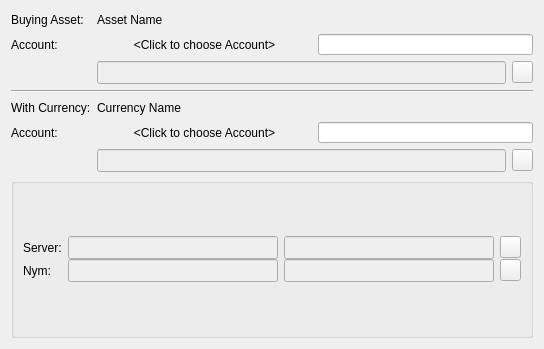
<?xml version="1.0" encoding="UTF-8"?>
<ui version="4.0">
 <class>PageOffer_Accounts</class>
 <widget class="QWizardPage" name="PageOffer_Accounts">
  <property name="geometry">
   <rect>
    <x>0</x>
    <y>0</y>
    <width>544</width>
    <height>349</height>
   </rect>
  </property>
  <property name="minimumSize">
   <size>
    <width>0</width>
    <height>0</height>
   </size>
  </property>
  <property name="maximumSize">
   <size>
    <width>16777215</width>
    <height>353</height>
   </size>
  </property>
  <property name="windowTitle">
   <string>WizardPage</string>
  </property>
  <layout class="QVBoxLayout" name="verticalLayout_2">
   <item>
    <layout class="QGridLayout" name="gridLayout">
     <item row="0" column="0">
      <widget class="QLabel" name="labelAsset">
       <property name="text">
        <string>Buying Asset:</string>
       </property>
      </widget>
     </item>
     <item row="0" column="1" colspan="2">
      <widget class="QLabel" name="labelAssetName">
       <property name="text">
        <string>Asset Name</string>
       </property>
      </widget>
     </item>
     <item row="1" column="0">
      <widget class="QLabel" name="label_2">
       <property name="text">
        <string>Account:</string>
       </property>
      </widget>
     </item>
     <item row="1" column="1">
      <widget class="QPushButton" name="pushButtonSelectAssetAcct">
       <property name="sizePolicy">
        <sizepolicy hsizetype="Expanding" vsizetype="Fixed">
         <horstretch>0</horstretch>
         <verstretch>0</verstretch>
        </sizepolicy>
       </property>
       <property name="maximumSize">
        <size>
         <width>16777215</width>
         <height>21</height>
        </size>
       </property>
       <property name="text">
        <string>&lt;Click to choose Account&gt;</string>
       </property>
       <property name="flat">
        <bool>true</bool>
       </property>
      </widget>
     </item>
     <item row="1" column="2">
      <widget class="QLineEdit" name="lineEditAssetAcctBalance">
       <property name="enabled">
        <bool>true</bool>
       </property>
       <property name="minimumSize">
        <size>
         <width>30</width>
         <height>0</height>
        </size>
       </property>
       <property name="maximumSize">
        <size>
         <width>16777215</width>
         <height>21</height>
        </size>
       </property>
       <property name="readOnly">
        <bool>true</bool>
       </property>
      </widget>
     </item>
     <item row="2" column="1" colspan="2">
      <layout class="QHBoxLayout" name="horizontalLayout_2">
       <item>
        <widget class="QLineEdit" name="lineEditAssetAcctID">
         <property name="enabled">
          <bool>false</bool>
         </property>
         <property name="minimumSize">
          <size>
           <width>0</width>
           <height>23</height>
          </size>
         </property>
         <property name="maximumSize">
          <size>
           <width>16777215</width>
           <height>23</height>
          </size>
         </property>
         <property name="readOnly">
          <bool>true</bool>
         </property>
        </widget>
       </item>
       <item>
        <widget class="QPushButton" name="pushButtonManageAssetAcct">
         <property name="sizePolicy">
          <sizepolicy hsizetype="Fixed" vsizetype="Fixed">
           <horstretch>0</horstretch>
           <verstretch>0</verstretch>
          </sizepolicy>
         </property>
         <property name="maximumSize">
          <size>
           <width>21</width>
           <height>22</height>
          </size>
         </property>
         <property name="text">
          <string/>
         </property>
         <property name="icon">
          <iconset resource="../resource.qrc">
           <normaloff>:/icons/icons/assets.png</normaloff>:/icons/icons/assets.png</iconset>
         </property>
        </widget>
       </item>
      </layout>
     </item>
     <item row="3" column="0" colspan="3">
      <widget class="Line" name="line">
       <property name="orientation">
        <enum>Qt::Horizontal</enum>
       </property>
      </widget>
     </item>
     <item row="4" column="0">
      <widget class="QLabel" name="labelCurrency">
       <property name="text">
        <string>With Currency:</string>
       </property>
      </widget>
     </item>
     <item row="4" column="1" colspan="2">
      <widget class="QLabel" name="labelCurrencyName">
       <property name="text">
        <string>Currency Name</string>
       </property>
      </widget>
     </item>
     <item row="5" column="0">
      <widget class="QLabel" name="label_4">
       <property name="text">
        <string>Account:</string>
       </property>
      </widget>
     </item>
     <item row="5" column="1">
      <widget class="QPushButton" name="pushButtonSelectCurrencyAcct">
       <property name="sizePolicy">
        <sizepolicy hsizetype="Expanding" vsizetype="Fixed">
         <horstretch>0</horstretch>
         <verstretch>0</verstretch>
        </sizepolicy>
       </property>
       <property name="maximumSize">
        <size>
         <width>16777215</width>
         <height>21</height>
        </size>
       </property>
       <property name="text">
        <string>&lt;Click to choose Account&gt;</string>
       </property>
       <property name="flat">
        <bool>true</bool>
       </property>
      </widget>
     </item>
     <item row="5" column="2">
      <widget class="QLineEdit" name="lineEditCurrencyAcctBalance">
       <property name="enabled">
        <bool>true</bool>
       </property>
       <property name="maximumSize">
        <size>
         <width>16777215</width>
         <height>21</height>
        </size>
       </property>
       <property name="readOnly">
        <bool>true</bool>
       </property>
      </widget>
     </item>
     <item row="6" column="1" colspan="2">
      <layout class="QHBoxLayout" name="horizontalLayout">
       <item>
        <widget class="QLineEdit" name="lineEditCurrencyAcctID">
         <property name="enabled">
          <bool>false</bool>
         </property>
         <property name="minimumSize">
          <size>
           <width>0</width>
           <height>23</height>
          </size>
         </property>
         <property name="maximumSize">
          <size>
           <width>16777215</width>
           <height>23</height>
          </size>
         </property>
         <property name="readOnly">
          <bool>true</bool>
         </property>
        </widget>
       </item>
       <item>
        <widget class="QPushButton" name="pushButtonManageCurrencyAcct">
         <property name="sizePolicy">
          <sizepolicy hsizetype="Fixed" vsizetype="Fixed">
           <horstretch>0</horstretch>
           <verstretch>0</verstretch>
          </sizepolicy>
         </property>
         <property name="maximumSize">
          <size>
           <width>21</width>
           <height>22</height>
          </size>
         </property>
         <property name="text">
          <string/>
         </property>
         <property name="icon">
          <iconset resource="../resource.qrc">
           <normaloff>:/icons/icons/assets.png</normaloff>:/icons/icons/assets.png</iconset>
         </property>
        </widget>
       </item>
      </layout>
     </item>
    </layout>
   </item>
   <item>
    <widget class="QGroupBox" name="groupBox">
     <property name="minimumSize">
      <size>
       <width>0</width>
       <height>111</height>
      </size>
     </property>
     <property name="title">
      <string/>
     </property>
     <layout class="QVBoxLayout" name="verticalLayout">
      <item>
       <layout class="QGridLayout" name="gridLayout_2">
        <property name="verticalSpacing">
         <number>0</number>
        </property>
        <item row="0" column="0">
         <widget class="QLabel" name="label">
          <property name="sizePolicy">
           <sizepolicy hsizetype="Fixed" vsizetype="Preferred">
            <horstretch>0</horstretch>
            <verstretch>0</verstretch>
           </sizepolicy>
          </property>
          <property name="text">
           <string>Server:</string>
          </property>
         </widget>
        </item>
        <item row="0" column="1">
         <widget class="QLineEdit" name="lineEditServerName">
          <property name="enabled">
           <bool>false</bool>
          </property>
          <property name="minimumSize">
           <size>
            <width>0</width>
            <height>23</height>
           </size>
          </property>
          <property name="maximumSize">
           <size>
            <width>16777215</width>
            <height>23</height>
           </size>
          </property>
          <property name="readOnly">
           <bool>true</bool>
          </property>
         </widget>
        </item>
        <item row="0" column="2">
         <widget class="QLineEdit" name="lineEditServerID">
          <property name="enabled">
           <bool>false</bool>
          </property>
          <property name="minimumSize">
           <size>
            <width>0</width>
            <height>23</height>
           </size>
          </property>
          <property name="maximumSize">
           <size>
            <width>16777215</width>
            <height>23</height>
           </size>
          </property>
          <property name="alignment">
           <set>Qt::AlignBottom|Qt::AlignLeading|Qt::AlignLeft</set>
          </property>
          <property name="readOnly">
           <bool>true</bool>
          </property>
         </widget>
        </item>
        <item row="0" column="3">
         <widget class="QPushButton" name="pushButtonManageServer">
          <property name="sizePolicy">
           <sizepolicy hsizetype="Fixed" vsizetype="Fixed">
            <horstretch>0</horstretch>
            <verstretch>0</verstretch>
           </sizepolicy>
          </property>
          <property name="maximumSize">
           <size>
            <width>21</width>
            <height>22</height>
           </size>
          </property>
          <property name="text">
           <string/>
          </property>
          <property name="icon">
           <iconset resource="../resource.qrc">
            <normaloff>:/icons/server</normaloff>:/icons/server</iconset>
          </property>
         </widget>
        </item>
        <item row="1" column="0">
         <widget class="QLabel" name="label_3">
          <property name="sizePolicy">
           <sizepolicy hsizetype="Fixed" vsizetype="Preferred">
            <horstretch>0</horstretch>
            <verstretch>0</verstretch>
           </sizepolicy>
          </property>
          <property name="text">
           <string>Nym:</string>
          </property>
         </widget>
        </item>
        <item row="1" column="1">
         <widget class="QLineEdit" name="lineEditNymName">
          <property name="enabled">
           <bool>false</bool>
          </property>
          <property name="minimumSize">
           <size>
            <width>0</width>
            <height>23</height>
           </size>
          </property>
          <property name="maximumSize">
           <size>
            <width>16777215</width>
            <height>23</height>
           </size>
          </property>
          <property name="readOnly">
           <bool>true</bool>
          </property>
         </widget>
        </item>
        <item row="1" column="2">
         <widget class="QLineEdit" name="lineEditNymID">
          <property name="enabled">
           <bool>false</bool>
          </property>
          <property name="minimumSize">
           <size>
            <width>0</width>
            <height>23</height>
           </size>
          </property>
          <property name="maximumSize">
           <size>
            <width>16777215</width>
            <height>23</height>
           </size>
          </property>
          <property name="readOnly">
           <bool>true</bool>
          </property>
         </widget>
        </item>
        <item row="1" column="3">
         <widget class="QPushButton" name="pushButtonManageNym">
          <property name="sizePolicy">
           <sizepolicy hsizetype="Fixed" vsizetype="Fixed">
            <horstretch>0</horstretch>
            <verstretch>0</verstretch>
           </sizepolicy>
          </property>
          <property name="maximumSize">
           <size>
            <width>21</width>
            <height>22</height>
           </size>
          </property>
          <property name="text">
           <string/>
          </property>
          <property name="icon">
           <iconset resource="../resource.qrc">
            <normaloff>:/icons/icons/user.png</normaloff>:/icons/icons/user.png</iconset>
          </property>
         </widget>
        </item>
       </layout>
      </item>
     </layout>
    </widget>
   </item>
  </layout>
 </widget>
 <resources>
  <include location="../resource.qrc"/>
 </resources>
 <connections/>
</ui>
